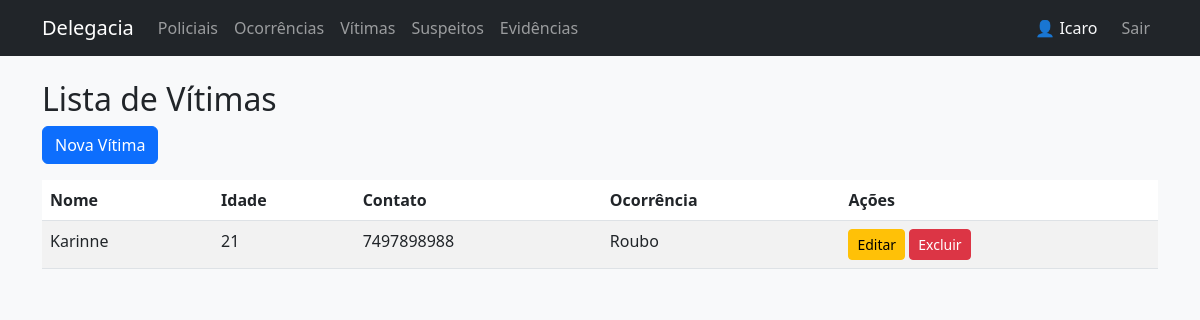
The page /vitimas/ (signed in) on the database its author committed.
### core/models.py (models this page shows, shortened)
class Vitima(models.Model):
    nome = models.CharField(max_length=100)
    idade = models.IntegerField()
    contato = models.CharField(max_length=20)
    ocorrencia = models.ForeignKey(Ocorrencia, on_delete=models.CASCADE, related_name='vitimas')

class Ocorrencia(models.Model):
    tipo = models.CharField(max_length=100)
    descricao = models.TextField()
    data = models.DateField()
    local = models.CharField(max_length=150)
    policial_responsavel = models.ForeignKey(Policial, on_delete=models.CASCADE)

### core/views.py (the view)
# urls.py: path('vitimas/', views.listar_vitimas, name='listar_vitimas'),
@login_required
def listar_vitimas(request):
    vitimas = Vitima.objects.all()
    paginator = Paginator(vitimas, 5)
    page = request.GET.get('page')
    vitimas = paginator.get_page(page)
    return render(request, 'core/vitima_list.html', {'vitimas': vitimas})

### core/templates/core/vitima_list.html
{% extends 'core/base.html' %}
{% block content %}
<h2>Lista de Vítimas</h2>
<a href="{% url 'criar_vitima' %}" class="btn btn-primary mb-3">Nova Vítima</a>
<table class="table table-striped">
  <thead>
    <tr><th>Nome</th><th>Idade</th><th>Contato</th><th>Ocorrência</th><th>Ações</th></tr>
  </thead>
  <tbody>
    {% for v in vitimas %}
      <tr>
        <td>{{ v.nome }}</td>
        <td>{{ v.idade }}</td>
        <td>{{ v.contato }}</td>
        <td>{{ v.ocorrencia.tipo }}</td>
        <td>
          <a href="{% url 'editar_vitima' v.id %}" class="btn btn-sm btn-warning">Editar</a>
          <a href="{% url 'excluir_vitima' v.id %}" class="btn btn-sm btn-danger">Excluir</a>
        </td>
      </tr>
    {% empty %}
      <tr><td colspan="5">Nenhuma vítima registrada.</td></tr>
    {% endfor %}
  </tbody>
</table>
{% endblock %}

### core/templates/core/base.html (shortened to what this page needs)
<!DOCTYPE html>
<html lang="pt-br">
<head>
    <link rel="stylesheet" href="https://cdn.jsdelivr.net/npm/bootstrap@5.3.0/dist/css/bootstrap.min.css">
</head>
<body class="bg-light">
<nav class="navbar navbar-expand-lg navbar-dark bg-dark mb-4">
  <div class="container">
    <a class="navbar-brand" href="{% url 'home' %}">Delegacia</a>
    <div class="navbar-nav me-auto">
      {% if user.is_authenticated %}
        <a class="nav-link" href="{% url 'listar_policiais' %}">Policiais</a>
        <a class="nav-link" href="{% url 'listar_ocorrencias' %}">Ocorrências</a>
        <a class="nav-link" href="{% url 'listar_vitimas' %}">Vítimas</a>
        <a class="nav-link" href="{% url 'listar_suspeitos' %}">Suspeitos</a>
        <a class="nav-link" href="{% url 'listar_evidencias' %}">Evidências</a>
      {% endif %}
    </div>
    <div class="navbar-nav">
      {% if user.is_authenticated %}
        <span class="navbar-text text-light me-3">👤 {{ user.username }}</span>
        <a class="nav-link" href="{% url 'logout' %}">Sair</a>
      {% else %}
        <a class="nav-link" href="{% url 'login_usuario' %}">Entrar</a>
        <a class="nav-link" href="{% url 'registrar_usuario' %}">Registrar</a>
      {% endif %}
    </div>
  </div>
</nav>
<div class="container">
  {% block content %}{% endblock %}
</div>
</body>
</html>

### rows shown on the page
Vitima: nome "Karinne", idade "21", contato "7497898988", ocorrencia.tipo "Roubo"

### other values the page prints
{{ user.username }} "Icaro"
